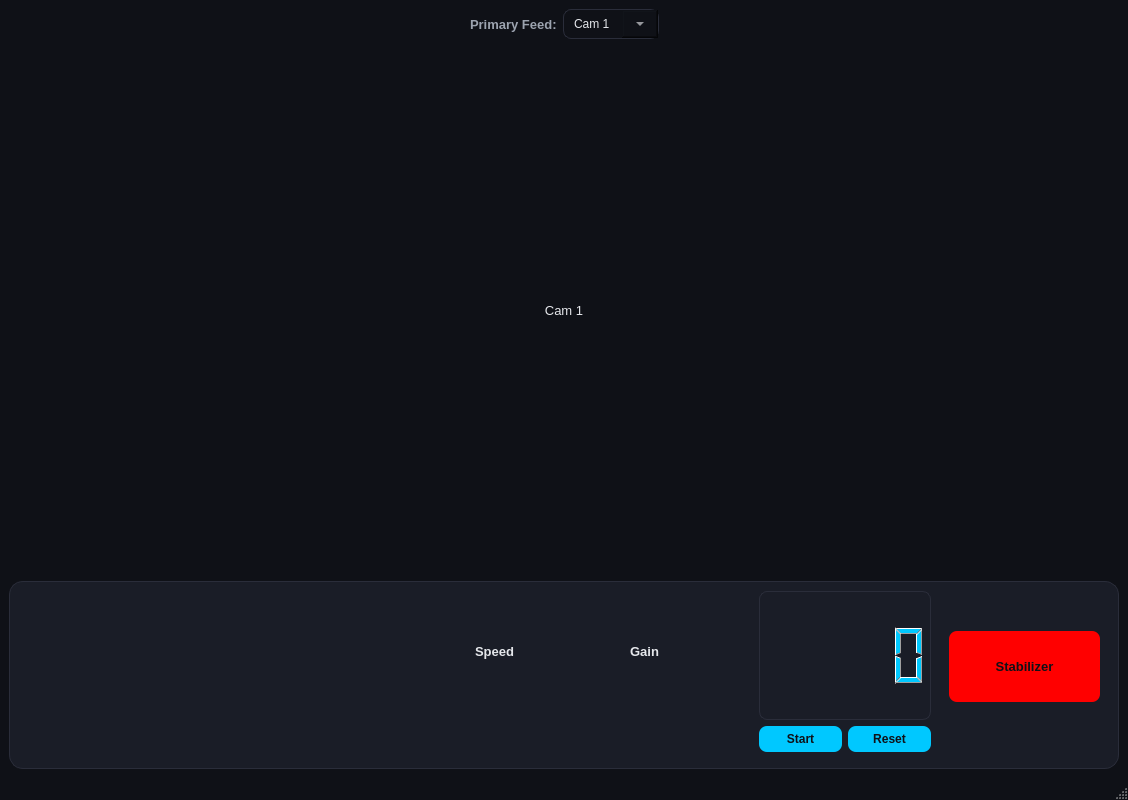
<?xml version="1.0" encoding="UTF-8"?>
<ui version="4.0">
 <class>CoPilot_Window</class>
 <widget class="QMainWindow" name="CoPilot_Window">
  <property name="geometry">
   <rect>
    <x>0</x>
    <y>0</y>
    <width>1128</width>
    <height>800</height>
   </rect>
  </property>
  <property name="windowTitle">
   <string>MainWindow</string>
  </property>
  <property name="styleSheet">
   <string notr="true">QMainWindow {
    background-color: #0f1117;
}

QFrame#frame {
    background-color: #1a1d27;
    border: 1px solid #2a2d3a;
    border-radius: 14px;
}

/* Labels */
QLabel {
    color: #e5e7eb;
    font-size: 13px;
}

QLabel#prim_feed_label {
    color: #9ca3af;
    font-weight: 600;
}

QLabel#Stabilizer_label {
    background-color: #00c8ff;
    color: #0f1117;
    font-weight: bold;
    border-radius: 8px;
}

/* ComboBox */
QComboBox {
    background-color: #0f1117;
    color: #e5e7eb;
    border: 1px solid #2a2d3a;
    border-radius: 8px;
    padding: 6px 10px;
}

QComboBox:hover {
    border: 1px solid #00c8ff;
}

QComboBox QAbstractItemView {
    background-color: #1a1d27;
    color: #e5e7eb;
    selection-background-color: #003a47;
    selection-color: #00c8ff;
}

QComboBox::drop-down {
    width: 36px;
}

/* Buttons */
QPushButton {
    background-color: #00c8ff;
    color: #0f1117;
    border-radius: 8px;
    padding: 6px 10px;
    font-weight: 600;
}

QPushButton:hover {
    background-color: #33d4ff;
}

QPushButton:pressed {
    background-color: #0099cc;
}

/* LCD */
QLCDNumber {
    background-color: #0f1117;
    color: #00c8ff;
    border: 1px solid #2a2d3a;
    border-radius: 8px;
}

/* Frames inside UI */
QFrame {
    background-color: transparent;
}</string>
  </property>
  <widget class="QWidget" name="centralwidget">
   <layout class="QVBoxLayout" name="verticalLayout_4">
    <item>
     <layout class="QVBoxLayout" name="verticalLayout_3" stretch="3,1">
      <item>
       <layout class="QVBoxLayout" name="verticalLayout_8" stretch="0,6">
        <item>
         <layout class="QHBoxLayout" name="horizontalLayout_12">
          <item>
           <spacer name="horizontalSpacer_7">
            <property name="orientation">
             <enum>Qt::Orientation::Horizontal</enum>
            </property>
            <property name="sizeHint" stdset="0">
             <size>
              <width>40</width>
              <height>20</height>
             </size>
            </property>
           </spacer>
          </item>
          <item>
           <widget class="QLabel" name="prim_feed_label">
            <property name="text">
             <string>Primary Feed:</string>
            </property>
           </widget>
          </item>
          <item>
           <widget class="QComboBox" name="comboBox_4">
            <item>
             <property name="text">
              <string>Cam 1</string>
             </property>
            </item>
            <item>
             <property name="text">
              <string>Cam 2</string>
             </property>
            </item>
            <item>
             <property name="text">
              <string>Cam 3</string>
             </property>
            </item>
            <item>
             <property name="text">
              <string>Cam 4</string>
             </property>
            </item>
           </widget>
          </item>
          <item>
           <spacer name="horizontalSpacer_8">
            <property name="orientation">
             <enum>Qt::Orientation::Horizontal</enum>
            </property>
            <property name="sizeHint" stdset="0">
             <size>
              <width>40</width>
              <height>20</height>
             </size>
            </property>
           </spacer>
          </item>
         </layout>
        </item>
        <item>
         <widget class="QLabel" name="Camera">
          <property name="text">
           <string>Cam 1</string>
          </property>
          <property name="alignment">
           <set>Qt::AlignmentFlag::AlignCenter</set>
          </property>
         </widget>
        </item>
       </layout>
      </item>
      <item>
       <widget class="QFrame" name="frame">
        <property name="sizePolicy">
         <sizepolicy hsizetype="Expanding" vsizetype="Expanding">
          <horstretch>0</horstretch>
          <verstretch>0</verstretch>
         </sizepolicy>
        </property>
        <property name="frameShape">
         <enum>QFrame::Shape::StyledPanel</enum>
        </property>
        <property name="frameShadow">
         <enum>QFrame::Shadow::Raised</enum>
        </property>
        <widget class="QWidget" name="widget_3" native="true">
         <property name="geometry">
          <rect>
           <x>20</x>
           <y>60</y>
           <width>71</width>
           <height>71</height>
          </rect>
         </property>
         <widget class="QLabel" name="outercircle_label">
          <property name="geometry">
           <rect>
            <x>10</x>
            <y>10</y>
            <width>50</width>
            <height>50</height>
           </rect>
          </property>
          <property name="sizePolicy">
           <sizepolicy hsizetype="Fixed" vsizetype="Fixed">
            <horstretch>0</horstretch>
            <verstretch>0</verstretch>
           </sizepolicy>
          </property>
          <property name="maximumSize">
           <size>
            <width>50</width>
            <height>50</height>
           </size>
          </property>
          <property name="text">
           <string/>
          </property>
          <property name="pixmap">
           <pixmap resource="../resources.qrc">:/Front/icons/circle.png</pixmap>
          </property>
          <property name="scaledContents">
           <bool>true</bool>
          </property>
         </widget>
         <widget class="QLabel" name="innercircle_label">
          <property name="geometry">
           <rect>
            <x>20</x>
            <y>20</y>
            <width>30</width>
            <height>30</height>
           </rect>
          </property>
          <property name="sizePolicy">
           <sizepolicy hsizetype="Fixed" vsizetype="Fixed">
            <horstretch>0</horstretch>
            <verstretch>0</verstretch>
           </sizepolicy>
          </property>
          <property name="maximumSize">
           <size>
            <width>200</width>
            <height>200</height>
           </size>
          </property>
          <property name="text">
           <string/>
          </property>
          <property name="pixmap">
           <pixmap resource="../resources.qrc">:/Front/icons/circle2.png</pixmap>
          </property>
          <property name="scaledContents">
           <bool>true</bool>
          </property>
         </widget>
        </widget>
        <widget class="QWidget" name="layoutWidget">
         <property name="geometry">
          <rect>
           <x>90</x>
           <y>30</y>
           <width>61</width>
           <height>142</height>
          </rect>
         </property>
         <layout class="QVBoxLayout" name="verticalLayout">
          <item>
           <widget class="QLabel" name="thrustup_label">
            <property name="sizePolicy">
             <sizepolicy hsizetype="Fixed" vsizetype="Fixed">
              <horstretch>0</horstretch>
              <verstretch>0</verstretch>
             </sizepolicy>
            </property>
            <property name="minimumSize">
             <size>
              <width>59</width>
              <height>59</height>
             </size>
            </property>
            <property name="maximumSize">
             <size>
              <width>59</width>
              <height>59</height>
             </size>
            </property>
            <property name="text">
             <string/>
            </property>
            <property name="pixmap">
             <pixmap resource="../resources.qrc">:/Front/icons/light_green.png</pixmap>
            </property>
            <property name="scaledContents">
             <bool>true</bool>
            </property>
           </widget>
          </item>
          <item>
           <widget class="QFrame" name="frame_2">
            <property name="frameShape">
             <enum>QFrame::Shape::HLine</enum>
            </property>
            <property name="frameShadow">
             <enum>QFrame::Shadow::Raised</enum>
            </property>
           </widget>
          </item>
          <item>
           <widget class="QLabel" name="thrustdown_label">
            <property name="sizePolicy">
             <sizepolicy hsizetype="Fixed" vsizetype="Fixed">
              <horstretch>0</horstretch>
              <verstretch>0</verstretch>
             </sizepolicy>
            </property>
            <property name="minimumSize">
             <size>
              <width>59</width>
              <height>59</height>
             </size>
            </property>
            <property name="maximumSize">
             <size>
              <width>59</width>
              <height>59</height>
             </size>
            </property>
            <property name="text">
             <string/>
            </property>
            <property name="pixmap">
             <pixmap resource="../resources.qrc">:/Front/icons/light_red.png</pixmap>
            </property>
            <property name="scaledContents">
             <bool>true</bool>
            </property>
           </widget>
          </item>
         </layout>
        </widget>
        <widget class="QWidget" name="widget" native="true">
         <property name="geometry">
          <rect>
           <x>160</x>
           <y>20</y>
           <width>111</width>
           <height>111</height>
          </rect>
         </property>
         <widget class="QLabel" name="acw_label">
          <property name="geometry">
           <rect>
            <x>20</x>
            <y>10</y>
            <width>71</width>
            <height>71</height>
           </rect>
          </property>
          <property name="sizePolicy">
           <sizepolicy hsizetype="Fixed" vsizetype="Fixed">
            <horstretch>0</horstretch>
            <verstretch>0</verstretch>
           </sizepolicy>
          </property>
          <property name="text">
           <string/>
          </property>
          <property name="pixmap">
           <pixmap resource="../resources.qrc">:/Front/icons/acw_arrow.png</pixmap>
          </property>
          <property name="scaledContents">
           <bool>true</bool>
          </property>
         </widget>
         <widget class="QLabel" name="cw_label">
          <property name="geometry">
           <rect>
            <x>20</x>
            <y>50</y>
            <width>71</width>
            <height>71</height>
           </rect>
          </property>
          <property name="sizePolicy">
           <sizepolicy hsizetype="Fixed" vsizetype="Fixed">
            <horstretch>0</horstretch>
            <verstretch>0</verstretch>
           </sizepolicy>
          </property>
          <property name="text">
           <string/>
          </property>
          <property name="pixmap">
           <pixmap resource="../resources.qrc">:/Front/icons/cw_arrow.png</pixmap>
          </property>
          <property name="scaledContents">
           <bool>true</bool>
          </property>
         </widget>
        </widget>
        <widget class="QWidget" name="layoutWidget">
         <property name="geometry">
          <rect>
           <x>270</x>
           <y>50</y>
           <width>151</width>
           <height>72</height>
          </rect>
         </property>
         <layout class="QHBoxLayout" name="horizontalLayout">
          <item>
           <widget class="QLabel" name="Hgripper_label">
            <property name="sizePolicy">
             <sizepolicy hsizetype="Fixed" vsizetype="Fixed">
              <horstretch>0</horstretch>
              <verstretch>0</verstretch>
             </sizepolicy>
            </property>
            <property name="minimumSize">
             <size>
              <width>70</width>
              <height>70</height>
             </size>
            </property>
            <property name="maximumSize">
             <size>
              <width>70</width>
              <height>70</height>
             </size>
            </property>
            <property name="styleSheet">
             <string notr="true"/>
            </property>
            <property name="text">
             <string/>
            </property>
            <property name="pixmap">
             <pixmap resource="../resources.qrc">:/Front/icons/open_Hgripper.png</pixmap>
            </property>
            <property name="scaledContents">
             <bool>true</bool>
            </property>
           </widget>
          </item>
          <item>
           <widget class="QLabel" name="Vgripper_label">
            <property name="sizePolicy">
             <sizepolicy hsizetype="Fixed" vsizetype="Fixed">
              <horstretch>0</horstretch>
              <verstretch>0</verstretch>
             </sizepolicy>
            </property>
            <property name="minimumSize">
             <size>
              <width>70</width>
              <height>70</height>
             </size>
            </property>
            <property name="maximumSize">
             <size>
              <width>70</width>
              <height>70</height>
             </size>
            </property>
            <property name="text">
             <string/>
            </property>
            <property name="pixmap">
             <pixmap resource="../resources.qrc">:/Front/icons/open_Vgripper.png</pixmap>
            </property>
            <property name="scaledContents">
             <bool>true</bool>
            </property>
           </widget>
          </item>
         </layout>
        </widget>
        <widget class="CircularProgress" name="Speed_bar" native="true">
         <property name="geometry">
          <rect>
           <x>430</x>
           <y>20</y>
           <width>141</width>
           <height>141</height>
          </rect>
         </property>
         <property name="sizePolicy">
          <sizepolicy hsizetype="Fixed" vsizetype="Fixed">
           <horstretch>0</horstretch>
           <verstretch>0</verstretch>
          </sizepolicy>
         </property>
         <widget class="QLabel" name="label_8">
          <property name="geometry">
           <rect>
            <x>10</x>
            <y>30</y>
            <width>91</width>
            <height>41</height>
           </rect>
          </property>
          <property name="font">
           <font>
            <pointsize>-1</pointsize>
            <bold>true</bold>
           </font>
          </property>
          <property name="text">
           <string>Speed</string>
          </property>
          <property name="alignment">
           <set>Qt::AlignmentFlag::AlignCenter</set>
          </property>
         </widget>
        </widget>
        <widget class="CircularProgress" name="Gain_bar" native="true">
         <property name="geometry">
          <rect>
           <x>580</x>
           <y>20</y>
           <width>141</width>
           <height>141</height>
          </rect>
         </property>
         <property name="sizePolicy">
          <sizepolicy hsizetype="Fixed" vsizetype="Fixed">
           <horstretch>0</horstretch>
           <verstretch>0</verstretch>
          </sizepolicy>
         </property>
         <property name="styleSheet">
          <string notr="true">background-color: transparent;</string>
         </property>
         <widget class="QLabel" name="label_12">
          <property name="geometry">
           <rect>
            <x>10</x>
            <y>30</y>
            <width>91</width>
            <height>41</height>
           </rect>
          </property>
          <property name="font">
           <font>
            <pointsize>-1</pointsize>
            <bold>true</bold>
           </font>
          </property>
          <property name="text">
           <string>Gain</string>
          </property>
          <property name="alignment">
           <set>Qt::AlignmentFlag::AlignCenter</set>
          </property>
         </widget>
        </widget>
        <widget class="QWidget" name="layoutWidget">
         <property name="geometry">
          <rect>
           <x>750</x>
           <y>10</y>
           <width>172</width>
           <height>161</height>
          </rect>
         </property>
         <layout class="QVBoxLayout" name="verticalLayout_2" stretch="2,1">
          <item>
           <widget class="QLCDNumber" name="lcdNumber">
            <property name="digitCount">
             <number>5</number>
            </property>
           </widget>
          </item>
          <item>
           <layout class="QHBoxLayout" name="horizontalLayout_2">
            <item>
             <widget class="QPushButton" name="start_btn">
              <property name="text">
               <string>Start</string>
              </property>
             </widget>
            </item>
            <item>
             <widget class="QPushButton" name="reset_btn">
              <property name="text">
               <string>Reset</string>
              </property>
             </widget>
            </item>
           </layout>
          </item>
         </layout>
        </widget>
        <widget class="QLabel" name="Stabilizer_label">
         <property name="geometry">
          <rect>
           <x>940</x>
           <y>50</y>
           <width>151</width>
           <height>71</height>
          </rect>
         </property>
         <property name="font">
          <font>
           <pointsize>-1</pointsize>
           <bold>true</bold>
          </font>
         </property>
         <property name="styleSheet">
          <string notr="true">background-color: rgb(255, 0, 0);</string>
         </property>
         <property name="text">
          <string>Stabilizer</string>
         </property>
         <property name="alignment">
          <set>Qt::AlignmentFlag::AlignCenter</set>
         </property>
        </widget>
       </widget>
      </item>
     </layout>
    </item>
   </layout>
  </widget>
  <widget class="QStatusBar" name="statusbar"/>
 </widget>
 <customwidgets>
  <customwidget>
   <class>CircularProgress</class>
   <extends>QWidget</extends>
   <header>circularprogress.h</header>
   <container>1</container>
  </customwidget>
 </customwidgets>
 <resources>
  <include location="../resources.qrc"/>
 </resources>
 <connections/>
</ui>
